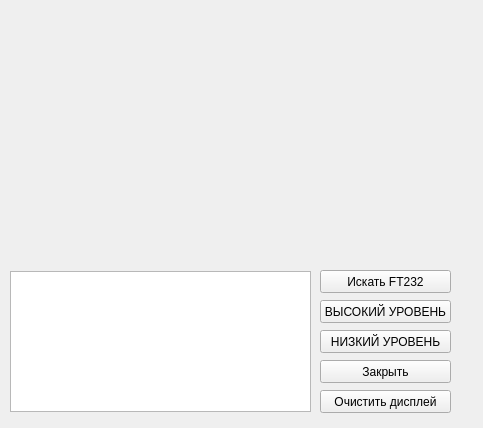
<?xml version="1.0" encoding="UTF-8"?>
<ui version="4.0">
 <class>Widget</class>
 <widget class="QWidget" name="Widget">
  <property name="geometry">
   <rect>
    <x>0</x>
    <y>0</y>
    <width>483</width>
    <height>428</height>
   </rect>
  </property>
  <property name="windowTitle">
   <string>Widget</string>
  </property>
  <widget class="QTextBrowser" name="textBrowser">
   <property name="geometry">
    <rect>
     <x>10</x>
     <y>271</y>
     <width>301</width>
     <height>141</height>
    </rect>
   </property>
  </widget>
  <widget class="QPushButton" name="findButton">
   <property name="geometry">
    <rect>
     <x>320</x>
     <y>270</y>
     <width>131</width>
     <height>23</height>
    </rect>
   </property>
   <property name="text">
    <string>Искать FT232</string>
   </property>
  </widget>
  <widget class="QPushButton" name="clearButton">
   <property name="geometry">
    <rect>
     <x>320</x>
     <y>390</y>
     <width>131</width>
     <height>23</height>
    </rect>
   </property>
   <property name="text">
    <string>Очистить дисплей</string>
   </property>
  </widget>
  <widget class="QPushButton" name="closeButton">
   <property name="geometry">
    <rect>
     <x>320</x>
     <y>360</y>
     <width>131</width>
     <height>23</height>
    </rect>
   </property>
   <property name="text">
    <string>Закрыть</string>
   </property>
  </widget>
  <widget class="QPushButton" name="SEThButton">
   <property name="geometry">
    <rect>
     <x>320</x>
     <y>300</y>
     <width>131</width>
     <height>23</height>
    </rect>
   </property>
   <property name="text">
    <string>ВЫСОКИЙ УРОВЕНЬ</string>
   </property>
  </widget>
  <widget class="QPushButton" name="SETlButton">
   <property name="geometry">
    <rect>
     <x>320</x>
     <y>330</y>
     <width>131</width>
     <height>23</height>
    </rect>
   </property>
   <property name="text">
    <string>НИЗКИЙ УРОВЕНЬ</string>
   </property>
  </widget>
 </widget>
 <layoutdefault spacing="6" margin="11"/>
 <resources/>
 <connections/>
</ui>
